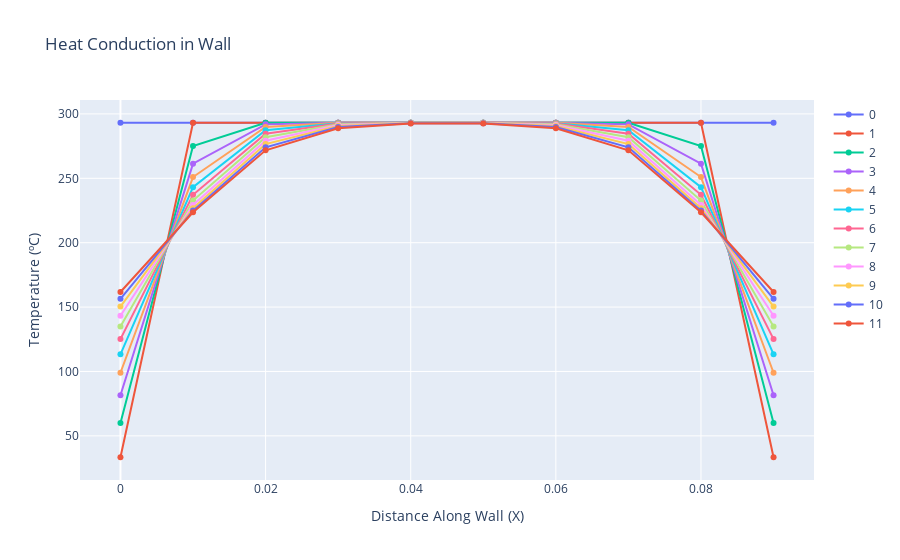

Notebook code cell kept with this figure:
### Code cell
fig = go.Figure()

for t, x_at_time in enumerate(Txt):
    fig.add_trace(go.Scatter(x=x_vals, y=x_at_time, mode='lines+markers', name=t))
fig.update_layout(xaxis_title='Distance Along Wall (X)',
                  yaxis_title='Temperature (ºC)',
                  title='Heat Conduction in Wall')

# TODO => temp at wall edges should be outdoor and indorr temps respectively...

### Figure 1 — Plotly figure (JSON) as saved in the notebook; plotly's stock layout.template omitted (floating-point values rounded to 4 significant figures)
{"data": [{"mode": "lines+markers", "name": "0", "type": "scatter", "x": [0, 0.01, 0.02, 0.03, 0.04, 0.05, 0.06, 0.07, 0.08, 0.09], "y": [293.1, 293.1, 293.1, 293.1, 293.1, 293.1, 293.1, 293.1, 293.1, 293.1]}, {"mode": "lines+markers", "name": "1", "type": "scatter", "x": [0, 0.01, 0.02, 0.03, 0.04, 0.05, 0.06, 0.07, 0.08, 0.09], "y": [33.4, 293.1, 293.1, 293.1, 293.1, 293.1, 293.1, 293.1, 293.1, 33.4]}, {"mode": "lines+markers", "name": "2", "type": "scatter", "x": [0, 0.01, 0.02, 0.03, 0.04, 0.05, 0.06, 0.07, 0.08, 0.09], "y": [60.07, 275.1, 293.1, 293.1, 293.1, 293.1, 293.1, 293.1, 275.1, 60.07]}, {"mode": "lines+markers", "name": "3", "type": "scatter", "x": [0, 0.01, 0.02, 0.03, 0.04, 0.05, 0.06, 0.07, 0.08, 0.09], "y": [81.55, 261.4, 291.9, 293.1, 293.1, 293.1, 293.1, 291.9, 261.4, 81.55]}, {"mode": "lines+markers", "name": "4", "type": "scatter", "x": [0, 0.01, 0.02, 0.03, 0.04, 0.05, 0.06, 0.07, 0.08, 0.09], "y": [99.0, 251.0, 289.9, 293.1, 293.1, 293.1, 293.1, 289.9, 251.0, 99.0]}, {"mode": "lines+markers", "name": "5", "type": "scatter", "x": [0, 0.01, 0.02, 0.03, 0.04, 0.05, 0.06, 0.07, 0.08, 0.09], "y": [113.3, 243.1, 287.4, 292.8, 293.1, 293.1, 292.8, 287.4, 243.1, 113.3]}, {"mode": "lines+markers", "name": "6", "type": "scatter", "x": [0, 0.01, 0.02, 0.03, 0.04, 0.05, 0.06, 0.07, 0.08, 0.09], "y": [125.1, 237.2, 284.7, 292.5, 293.1, 293.1, 292.5, 284.7, 237.2, 125.1]}, {"mode": "lines+markers", "name": "7", "type": "scatter", "x": [0, 0.01, 0.02, 0.03, 0.04, 0.05, 0.06, 0.07, 0.08, 0.09], "y": [135.0, 232.7, 281.9, 292.0, 293.1, 293.1, 292.0, 281.9, 232.7, 135.0]}, {"mode": "lines+markers", "name": "8", "type": "scatter", "x": [0, 0.01, 0.02, 0.03, 0.04, 0.05, 0.06, 0.07, 0.08, 0.09], "y": [143.3, 229.3, 279.2, 291.4, 293.0, 293.0, 291.4, 279.2, 229.3, 143.3]}, {"mode": "lines+markers", "name": "9", "type": "scatter", "x": [0, 0.01, 0.02, 0.03, 0.04, 0.05, 0.06, 0.07, 0.08, 0.09], "y": [150.4, 226.8, 276.6, 290.6, 292.9, 292.9, 290.6, 276.6, 226.8, 150.4]}, {"mode": "lines+markers", "name": "10", "type": "scatter", "x": [0, 0.01, 0.02, 0.03, 0.04, 0.05, 0.06, 0.07, 0.08, 0.09], "y": [156.5, 224.9, 274.1, 289.8, 292.7, 292.7, 289.8, 274.1, 224.9, 156.5]}, {"mode": "lines+markers", "name": "11", "type": "scatter", "x": [0, 0.01, 0.02, 0.03, 0.04, 0.05, 0.06, 0.07, 0.08, 0.09], "y": [161.7, 223.6, 271.8, 288.9, 292.5, 292.5, 288.9, 271.8, 223.6, 161.7]}], "layout": {"title": {"text": "Heat Conduction in Wall"}, "xaxis": {"title": {"text": "Distance Along Wall (X)"}}, "yaxis": {"title": {"text": "Temperature (ºC)"}}}}
